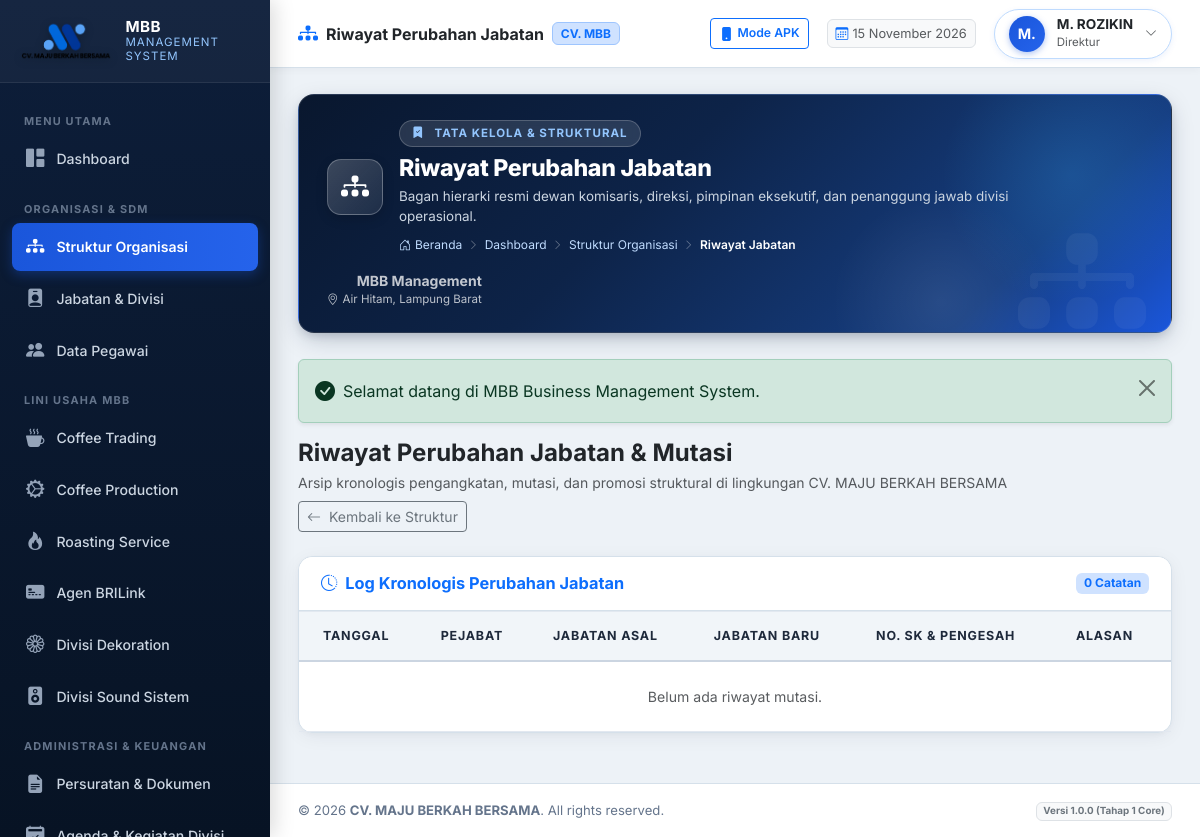
The app's page /modules/organization/history.php (signed in) with its own data.
### tables this page shows
CREATE TABLE `users` (
  `id` int(11) NOT NULL AUTO_INCREMENT,
  `username` varchar(50) NOT NULL,
  `email` varchar(100) NOT NULL,
  `password_hash` varchar(255) NOT NULL,
  `role_id` int(11) NOT NULL,
  `employee_id` int(11) DEFAULT NULL,
  `is_active` tinyint(1) DEFAULT 1,
  `must_change_password` tinyint(1) DEFAULT 0,
  `last_login_at` datetime DEFAULT NULL,
  `last_login_ip` varchar(45) DEFAULT NULL,
  `created_at` datetime DEFAULT current_timestamp(),
  `updated_at` datetime DEFAULT current_timestamp() ON UPDATE current_timestamp(),
  PRIMARY KEY (`id`),
  UNIQUE KEY `username` (`username`),
  UNIQUE KEY `email` (`email`),
  UNIQUE KEY `employee_id` (`employee_id`),
  KEY `fk_user_role` (`role_id`),
  CONSTRAINT `fk_user_emp` FOREIGN KEY (`employee_id`) REFERENCES `employees` (`id`) ON DELETE SET NULL,
  CONSTRAINT `fk_user_role` FOREIGN KEY (`role_id`) REFERENCES `roles` (`id`)
);

CREATE TABLE `employees` (
  `id` int(11) NOT NULL AUTO_INCREMENT,
  `employee_code` varchar(30) NOT NULL,
  `full_name` varchar(150) NOT NULL,
  `gender` enum('L','P') DEFAULT 'L',
  `phone_number` varchar(30) DEFAULT NULL,
  `email` varchar(100) DEFAULT NULL,
  `address` text DEFAULT NULL,
  `division_id` int(11) DEFAULT NULL,
  `position_id` int(11) DEFAULT NULL,
  `join_date` date DEFAULT NULL,
  `employment_status` enum('TETAP','KONTRAK','MAGANG','HONORER') DEFAULT 'TETAP',
  `is_active` tinyint(1) DEFAULT 1,
  `avatar` varchar(255) DEFAULT NULL,
  `notes` text DEFAULT NULL,
  `created_at` datetime DEFAULT current_timestamp(),
  `updated_at` datetime DEFAULT current_timestamp() ON UPDATE current_timestamp(),
  PRIMARY KEY (`id`),
  UNIQUE KEY `employee_code` (`employee_code`),
  KEY `fk_emp_div` (`division_id`),
  KEY `fk_emp_pos` (`position_id`),
  CONSTRAINT `fk_emp_div` FOREIGN KEY (`division_id`) REFERENCES `divisions` (`id`) ON DELETE SET NULL,
  CONSTRAINT `fk_emp_pos` FOREIGN KEY (`position_id`) REFERENCES `positions` (`id`) ON DELETE SET NULL
);

CREATE TABLE `positions` (
  `id` int(11) NOT NULL AUTO_INCREMENT,
  `position_code` varchar(20) NOT NULL,
  `position_name` varchar(100) NOT NULL,
  `division_id` int(11) DEFAULT NULL,
  `parent_position_id` int(11) DEFAULT NULL,
  `level_rank` int(11) DEFAULT 1,
  `job_description` text DEFAULT NULL,
  `is_active` tinyint(1) DEFAULT 1,
  `created_at` datetime DEFAULT current_timestamp(),
  `updated_at` datetime DEFAULT current_timestamp() ON UPDATE current_timestamp(),
  PRIMARY KEY (`id`),
  UNIQUE KEY `position_code` (`position_code`),
  KEY `fk_pos_div` (`division_id`),
  KEY `fk_pos_parent` (`parent_position_id`),
  CONSTRAINT `fk_pos_div` FOREIGN KEY (`division_id`) REFERENCES `divisions` (`id`) ON DELETE SET NULL,
  CONSTRAINT `fk_pos_parent` FOREIGN KEY (`parent_position_id`) REFERENCES `positions` (`id`) ON DELETE SET NULL
);

### config/app.php (called while the page is built)
<?php
$isHttps = (!empty($_SERVER['HTTPS']) && $_SERVER['HTTPS'] !== 'off')
    || (!empty($_SERVER['HTTP_X_FORWARDED_PROTO']) && $_SERVER['HTTP_X_FORWARDED_PROTO'] === 'https')
    || (!empty($_SERVER['HTTP_CF_VISITOR']) && strpos($_SERVER['HTTP_CF_VISITOR'], 'https') !== false)
    || (($_SERVER['SERVER_PORT'] ?? 80) == 443);
$protocol = $isHttps ? "https://" : "http://";
$host = $_SERVER['HTTP_HOST'] ?? 'localhost';
$docRoot = !empty($_SERVER['DOCUMENT_ROOT']) ? str_replace('\\', '/', realpath($_SERVER['DOCUMENT_ROOT'])) : '';
$appRoot = str_replace('\\', '/', realpath(__DIR__ . '/..'));
if (!empty($docRoot) && str_starts_with($appRoot, $docRoot)) {
    $relative = trim(substr($appRoot, strlen($docRoot)), '/\\');
    $baseFolder = !empty($relative) ? '/' . $relative . '/' : '/';
} else {
    if ($host !== 'localhost' && !str_starts_with($host, '127.0.0.1') && !str_starts_with($host, '192.168.')) {
        $baseFolder = '/';
    } else {
        $baseFolder = '/cvmbb/';
    }
}
$baseUrl = $protocol . $host . $baseFolder;
return [
    'app_name'    => 'MBB BUSINESS MANAGEMENT SYSTEM',
    'app_version' => '1.0.0',
    'app_env'     => 'development',
    'base_url'    => rtrim($baseUrl, '/') . '/',
    'timezone'    => 'Asia/Jakarta',
    'session_lifetime' => 86400,
    'company'     => [
        'name'       => 'CV. MAJU BERKAH BERSAMA',
        'short_name' => 'MBB',
        'address'    => 'Jln. Raya Gunung Terang No. 09, Kecamatan Air Hitam, Kabupaten Lampung Barat',
        'logo'       => 'assets/images/logo.png',
        'tagline'    => 'Integritas, Kualitas, dan Keberkahan Usaha',
    ]
];

### core/Auth.php (called while the page is built, shortened)
<?php
require_once __DIR__ . '/../helpers/utils.php';
class Auth {
    private static ?array $cachedUser = null;
    public static function check(): bool {
        $timeout = 86400;
        return true;
    }
    public static function user(): ?array {
        if (self::$cachedUser !== null) {
            return self::$cachedUser;
        }
        $db = Database::getInstance();
        $stmt = $db->prepare("
            SELECT u.*, r.role_name, r.role_title, e.full_name, e.employee_code, p.position_name, d.division_name
            FROM users u
            INNER JOIN roles r ON u.role_id = r.id
            LEFT JOIN employees e ON u.employee_id = e.id
            LEFT JOIN positions p ON e.position_id = p.id
            LEFT JOIN divisions d ON e.division_id = d.id
            WHERE u.id = ?
        ");
        $stmt->execute([$_SESSION['user_id']]);
        self::$cachedUser = $stmt->fetch() ?: null;
        return self::$cachedUser;
    }
}

### modules/organization/history.php (the view, shortened to what this page needs)
<?php
require_once __DIR__ . '/../../core/Auth.php';
require_once __DIR__ . '/../../helpers/utils.php';
$db = Database::getInstance();
$histories = $db->query("
    SELECT h.*, e.full_name, e.employee_code,
           p_old.position_name AS old_position,
           p_new.position_name AS new_position,
           d_old.division_name AS old_division,
           d_new.division_name AS new_division
    FROM position_histories h
    INNER JOIN employees e ON h.employee_id = e.id
    LEFT JOIN positions p_old ON h.old_position_id = p_old.id
    LEFT JOIN positions p_new ON h.new_position_id = p_new.id
    LEFT JOIN divisions d_old ON h.old_division_id = d_old.id
    LEFT JOIN divisions d_new ON h.new_division_id = d_new.id
    ORDER BY h.change_date DESC, h.id DESC
")->fetchAll();
$pageTitle = 'Riwayat Perubahan Jabatan';
$currentModule = 'organization';
$pageBreadcrumbs = [
    'Dashboard' => base_url('index.php'),
    'Struktur Organisasi' => base_url('modules/organization/index.php'),
    'Riwayat Jabatan' => null
];
require_once __DIR__ . '/../../components/header.php';
require_once __DIR__ . '/../../components/sidebar.php';
require_once __DIR__ . '/../../components/topbar.php';
?>
<div class="d-flex flex-wrap align-items-center justify-content-between mb-4 gap-2">
    <div>
        <h4 class="fw-bold text-dark mb-1">Riwayat Perubahan Jabatan & Mutasi</h4>
        <p class="text-muted small mb-0">Arsip kronologis pengangkatan, mutasi, dan promosi struktural di lingkungan CV. MAJU BERKAH BERSAMA</p>
    </div>
    <div>
        <a href="<?= base_url('modules/organization/index.php') ?>" class="btn btn-outline-secondary btn-sm">
            <i class="bi bi-arrow-left me-1"></i> Kembali ke Struktur
        </a>
    </div>
</div>
<div class="card-mbb">
    <div class="card-mbb-header">
        <h6 class="card-mbb-title text-primary">
            <i class="bi bi-clock-history"></i> Log Kronologis Perubahan Jabatan
        </h6>
        <span class="badge bg-primary-subtle text-primary"><?= count($histories) ?> Catatan</span>
    </div>
    <div class="card-mbb-body p-0">
        <div class="table-responsive">
            <table class="table-mbb align-middle">
                <thead>
                    <tr>
                        <th class="ps-4">Tanggal</th>
                        <th>Pejabat</th>
                        <th>Jabatan Asal</th>
                        <th>Jabatan Baru</th>
                        <th>No. SK & Pengesah</th>
                        <th class="pe-4">Alasan</th>
                    </tr>
                </thead>
                <tbody>
                    <?php if (empty($histories)): ?>
                        <tr>
                            <td colspan="6" class="text-center py-4 text-muted">Belum ada riwayat mutasi.</td>
                        </tr>
                    <?php endif; ?>
                </tbody>
            </table>
        </div>
    </div>
</div>
<?php require_once __DIR__ . '/../../components/footer.php'; ?>

### components/topbar.php (shortened to what this page needs)
<?php
$user = Auth::user();
$displayName = $user['full_name'] ?? ($user['username'] ?? 'User');
$displayRole = $user['role_title'] ?? ($user['role_name'] ?? 'User');
$displayPos  = $user['position_name'] ?? $displayRole;
$initials    = strtoupper(substr($displayName, 0, 2));
$activeMeta = $moduleMetadata[$currentModule ?? 'dashboard'] ?? [
    'title'    => $pageTitle ?? 'MBB Management System',
    'category' => 'SISTEM INFORMASI TERPADU',
    'icon'     => 'bi-grid-fill',
    'desc'     => 'Sistem manajemen operasional terpadu CV. MAJU BERKAH BERSAMA'
];
$bannerTitle    = $pageTitle ?? $activeMeta['title'];
$bannerCategory = $pageCategory ?? $activeMeta['category'];
$bannerIcon     = $pageIcon ?? $activeMeta['icon'];
$bannerDesc     = $pageDesc ?? $activeMeta['desc'];
?>
<div class="main-content">
    <header class="topbar">
        <div class="topbar-left">
            <div class="d-flex align-items-center gap-2">
                <i class="bi <?= e($bannerIcon) ?> text-primary fs-5"></i>
                <span class="fw-bold text-dark fs-6"><?= e($bannerTitle) ?></span>
                <span class="badge bg-primary-subtle text-primary border border-primary-subtle d-none d-md-inline-block small">CV. MBB</span>
            </div>
        </div>
        <div class="topbar-right">
            <a href="<?= base_url('apk/index.php') ?>" class="btn btn-sm btn-outline-primary d-none d-sm-inline-flex align-items-center gap-1" title="Lihat Tampilan Aplikasi Mobile APK">
                <i class="bi bi-phone-fill"></i>
                <span class="small fw-semibold">Mode APK</span>
            </a>
            <div class="d-none d-md-flex align-items-center text-muted px-2 py-1 rounded bg-light border" style="font-size: 0.8rem;">
                <i class="bi bi-calendar3 me-1 text-primary"></i>
                <span><?= format_tanggal(date('Y-m-d')) ?></span>
            </div>
            <div class="dropdown">
                <div class="user-profile-badge" data-bs-toggle="dropdown" aria-expanded="false">
                    <div class="user-avatar"><?= e($initials) ?></div>
                    <div class="d-none d-sm-block text-start lh-1">
                        <div class="fw-bold text-dark" style="font-size: 0.85rem;"><?= e($displayName) ?></div>
                        <small class="text-muted" style="font-size: 0.72rem;"><?= e($displayPos) ?></small>
                    </div>
                    <i class="bi bi-chevron-down text-muted" style="font-size: 0.75rem;"></i>
                </div>
            </div>
        </div>
    </header>
    <div class="content-body">
        <div class="page-hero-banner">
            <i class="bi <?= e($bannerIcon) ?> banner-watermark-icon"></i>
            <div class="page-hero-content">
                <div class="banner-title-group">
                    <div class="banner-icon-box">
                        <i class="bi <?= e($bannerIcon) ?>"></i>
                    </div>
                    <div>
                        <div class="banner-badge-category">
                            <i class="bi bi-bookmark-check-fill me-1"></i> <?= e($bannerCategory) ?>
                        </div>
                        <h2 class="banner-page-title"><?= e($bannerTitle) ?></h2>
                        <p class="banner-page-desc"><?= e($bannerDesc) ?></p>
                        <?php if (!empty($pageBreadcrumbs)): ?>
                            <div class="banner-breadcrumbs">
                                <a href="<?= base_url('index.php') ?>"><i class="bi bi-house-door me-1"></i>Beranda</a>
                                <?php foreach ($pageBreadcrumbs as $label => $link): ?>
                                    <span class="separator"><i class="bi bi-chevron-right"></i></span>
                                    <?php if ($link): ?>
                                        <a href="<?= e($link) ?>"><?= e($label) ?></a>
                                    <?php else: ?>
                                        <span class="current"><?= e($label) ?></span>
                                    <?php endif; ?>
                                <?php endforeach; ?>
                            </div>
                        <?php endif; ?>
                    </div>
                </div>
                <div class="banner-actions">
                    <?php if (!empty($pageActionBtn)): ?>
                        <?= $pageActionBtn ?>
                    <?php else: ?>
                        <div class="d-none d-md-flex flex-column align-items-end text-end text-light opacity-75 small">
                            <div class="fw-bold text-white"><?= e(get_company_setting('company_short_name', 'MBB')) ?> Management</div>
                            <div style="font-size: 0.72rem;"><i class="bi bi-geo-alt me-1"></i>Air Hitam, Lampung Barat</div>
                        </div>
                    <?php endif; ?>
                </div>
            </div>
        </div>
        <?= flash_display() ?>

### records on screen
users: employee.full_name "M.", employee.full_name "M. ROZIKIN", positions.position_name "Direktur"

### other values on screen
get_company_setting('company_short_name', 'MBB') "MBB"
$bannerTitle "Riwayat Perubahan Jabatan"
$bannerCategory "TATA KELOLA & STRUKTURAL"
$bannerDesc "Bagan hierarki resmi dewan komisaris, direksi, pimpinan eksekutif, dan penanggung jawab divisi operasional."
$label "Dashboard"
$label "Struktur Organisasi"
$label "Riwayat Jabatan"
$msg "Selamat datang di MBB Business Management System."
count($histories) "0"
get_company_setting('company_name', 'CV. MAJU BERKAH BERSAMA') "CV. MAJU BERKAH BERSAMA"
